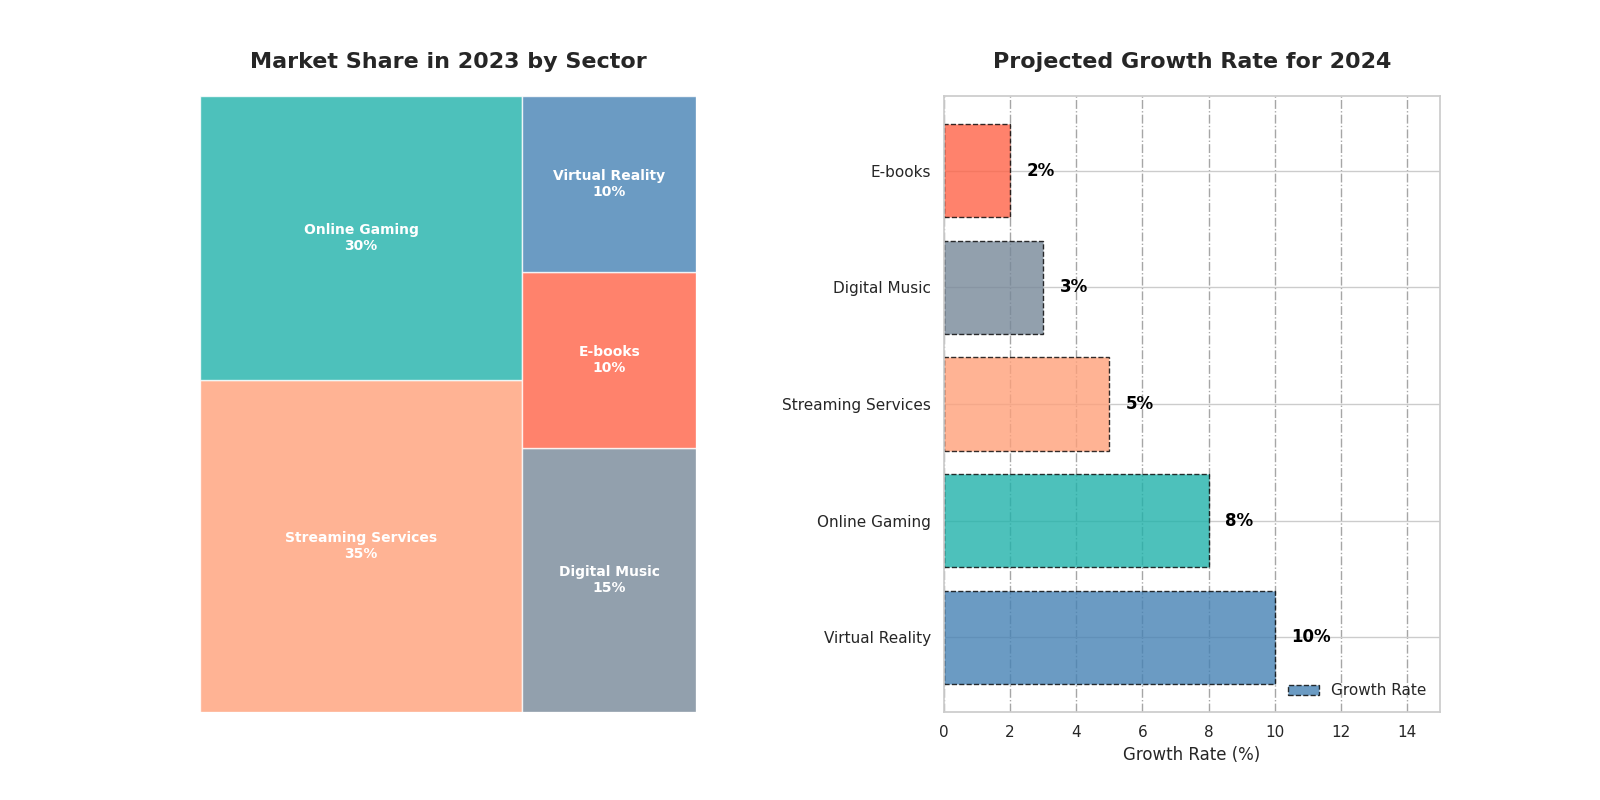

Write the Python code that produced this figure.
import matplotlib.pyplot as plt
import squarify

# Market share data for digital entertainment sectors in 2023
sectors = ['Streaming Services', 'Online Gaming', 'Digital Music', 'E-books', 'Virtual Reality']
market_share_2023 = [35, 30, 15, 10, 10]

# Projected growth rates for 2024 (in percentage)
growth_rates_2024 = [5, 8, 3, 2, 10]

# New color palette for sectors
new_colors = ['#ffa07a', '#20b2aa', '#778899', '#ff6347', '#4682b4']

# Sort the data for the bar chart in descending order of growth rate
sorted_indices = sorted(range(len(growth_rates_2024)), key=lambda i: growth_rates_2024[i], reverse=True)
sorted_sectors = [sectors[i] for i in sorted_indices]
sorted_growth_rates_2024 = [growth_rates_2024[i] for i in sorted_indices]
sorted_colors = [new_colors[i] for i in sorted_indices]

# Create the figure and subplots
fig, axes = plt.subplots(nrows=1, ncols=2, figsize=(16, 8), gridspec_kw={'wspace': 0.5})

# Treemap for market share 2023
axes[0].set_title("Market Share in 2023 by Sector", fontsize=16, fontweight='bold', pad=20)
squarify.plot(sizes=market_share_2023, label=[f"{sector}\n{share}%" for sector, share in zip(sectors, market_share_2023)], 
              color=new_colors, alpha=0.8, text_kwargs={'fontsize': 10, 'weight': 'bold', 'color': 'white'}, ax=axes[0])
axes[0].axis('off')
axes[0].spines['top'].set_visible(False)  # Remove top border

# Sorted bar chart for projected growth in 2024
axes[1].barh(sorted_sectors, sorted_growth_rates_2024, color=sorted_colors, alpha=0.8, edgecolor='black', linestyle='--')
axes[1].set_title("Projected Growth Rate for 2024", fontsize=16, fontweight='bold', pad=20)
axes[1].set_xlabel("Growth Rate (%)", fontsize=12)
axes[1].set_xlim(0, max(growth_rates_2024) + 5)
for i, v in enumerate(sorted_growth_rates_2024):
    axes[1].text(v + 0.5, i, f"{v}%", color='black', va='center', fontweight='bold')

# Add a grid
axes[1].grid(axis='x', linestyle='-.', color='gray', alpha=0.7)

# Add a legend on the bar chart
axes[1].legend(['Growth Rate'], loc='lower right', frameon=False)

# General layout adjustments
plt.tight_layout()

# Display the plot
plt.show()
